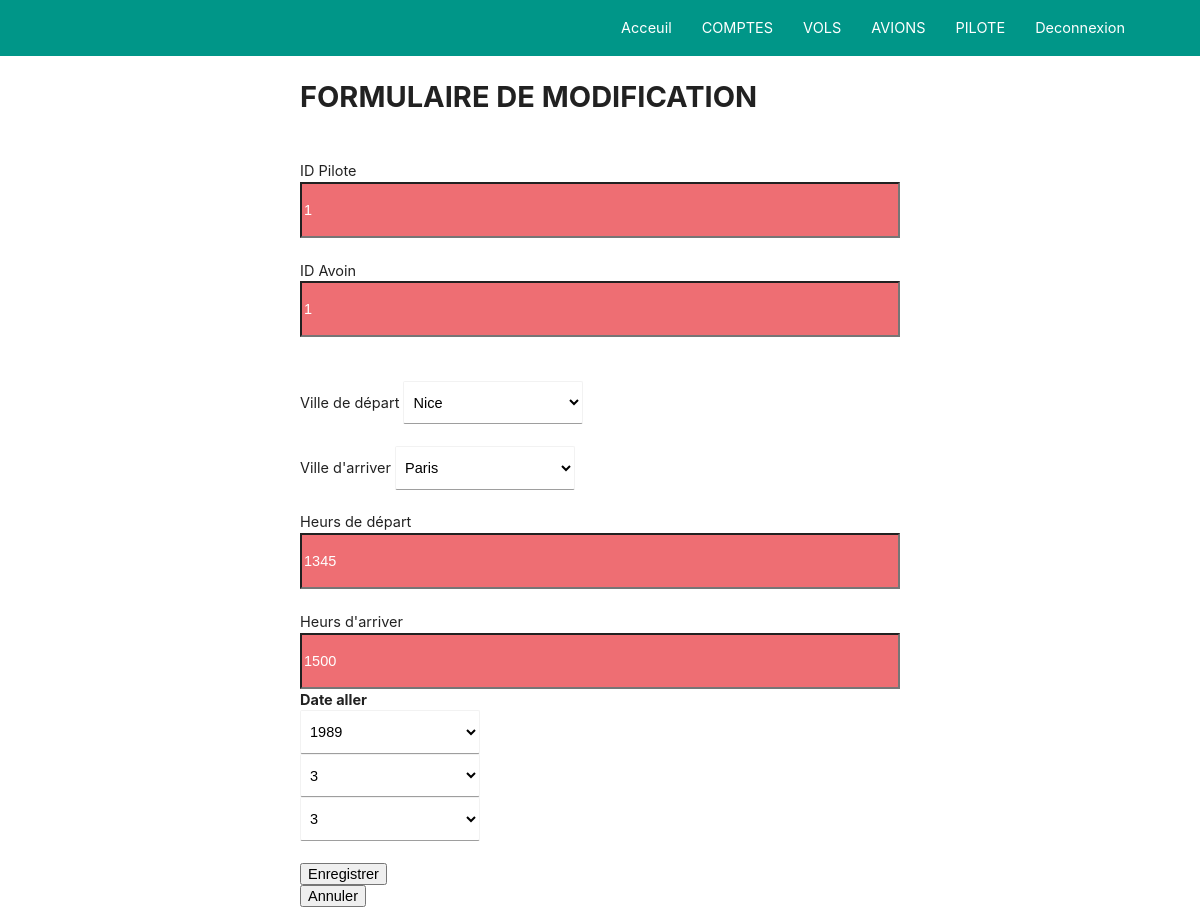
Page /admin/fiche_vol.php?id=100 (signed in) on the committed database.
### tables this page shows
CREATE TABLE `vol` (
  `idvol` int(11) NOT NULL,
  `idpil` int(11) DEFAULT NULL,
  `idav` int(11) DEFAULT NULL,
  `villedep` varchar(40) DEFAULT NULL,
  `villearr` varchar(40) DEFAULT NULL,
  `hdep` varchar(40) DEFAULT NULL,
  `harr` varchar(40) DEFAULT NULL,
  `dat` date DEFAULT NULL
);

### admin/fiche_vol.php (the view, shortened to what this page needs)
<?php
$id_vol = $_GET['id'];
require_once "../connexion_db/conn_db.php";
$requete = "SELECT  *  FROM vol  WHERE idvol = $id_vol";
$infos_brutes = mysqli_query($db, $requete) or die("Une erreur est survenue  durant l'exécution de la requête: ".mysqli_error());
$infos_vol = mysqli_fetch_assoc($infos_brutes);
$result = mysqli_query($db, "SELECT idvol,villedep,villearr FROM vol") or die("Erreur dans la récupération des données : ". mysqli_error());
     $villes = mysqli_fetch_all($result, MYSQLI_ASSOC);
?>
<link rel="stylesheet" type="text/css" href="../style.css">
<?php
include "navigation.php";
?>
<form action="modif_vol.php?" method="POST">
    <h1>FORMULAIRE DE MODIFICATION</h1>
    <br>
    <div>
        <label for="prenom">ID Pilote</label>
        <input type="number" name="idpil" value="<?php echo $infos_vol['idpil']; ?>">
    </div>
    <br>
    <div>
        <label for="nom">ID Avoin</label>
        <input type="number" name="idav" value="<?php echo $infos_vol['idav']; ?>">
    </div>
    <br>
    <br>
    <div>
        <label for="depart">Ville de départ</label>
        <select name="villedep">
            <?php foreach($villes as $ville) : ?>
                <option <?php if($infos_vol['villedep'] == $ville['villedep']) echo "selected"; ?> value="<?php echo $ville['villedep']?>">
                    <?php echo $ville['villedep']; ?>
                </option>
            <?php endforeach; ?>
        </select>
    </div>
    <br>
        <div>
        <label for="arriver">Ville d'arriver</label>
        <select name="villearr">
            <?php foreach($villes as $ville) : ?>
                <option <?php if($infos_vol['villearr'] == $ville['villearr']) echo "selected"; ?> value="<?php echo $ville['villearr']?>">
                    <?php echo $ville['villearr']; ?>
                </option>
            <?php endforeach; ?>
        </select>
    </div>
    <br>
        <div>
            <label for="">Heurs de départ</label>
            <input type="number" name="hdep" value="<?php echo $infos_vol['hdep']; ?>">
        </div><br>
        <div>
            <label for="">Heurs d'arriver</label>
            <input type="number" name="harr" value="<?php echo $infos_vol['harr']; ?>">
        </div>
            <div class="destination">
            <label><b>Date aller</b></label><br>
            <div class="date">
                <select name="annee_dep" required>
                    <?php
                    $tab=explode('-',$infos_vol['dat']);
                    $annee = (int)$tab[0];?>
                      <option value="<?php echo "$annee" ?>">
                    <?php echo "$annee";?> </option>
                </select required>
            </div>
            <div class="date">
                <select name="mois_dep" required>
                   <?php
                    $tab=explode('-',$infos_vol['dat']);
                    $mois = (int)$tab[1];?>
                      <option value="<?php echo "$mois" ?>">
                    <?php echo "$mois";?> </option>
                </select required>
            </div>
            <div class="date">
                <select name="jour_dep" required>
                    <?php
                    $tab=explode('-',$infos_vol['dat']);
                    $jour = (int)$tab[2];?>
                      <option value="<?php echo "$jour" ?>">
                    <?php echo "$jour";?> </option>
                </select required>
            </div>
    </div>
    <br>
    <div>
        <input type="submit" name="enregistrer" value="Enregistrer">
        <br>
        <input type="submit" name="annuler" value="Annuler">
    </div>
</form>

### style.css (style rules this page uses)
button,input,select { font-family:sans-serif;font-size:100%;line-height:1.15;margin:0 }
input:not([type]),input[type=text]:not(.browser-default),input[type=password]:not(.browser-default),input[type=email]:not(.browser-default),input[type=url]:not(.browser-default),input[type=time]:not(.browser-default),input[type=date]:not(.browser-default),input[type=datetime]:not(.browser-default),input[type=datetime-local]:not(.browser-default),input[type=tel]:not(.browser-default),input[type=number]:not(.browser-default),input[type=search]:not(.browser-default), nav { color:#fff;background-color:#ee6e73;width:100%;height:56px;line-height:56px }
select { background-color:rgba(255,255,255,0.9);width:30%;padding:5px;border:1px solid #f2f2f2;border-radius:2px;border-bottom:1px solid #9e9e9e; height:3rem }

### admin/fiche_vol.php (style rules this page uses)
form { width: 600px; height: 600px; margin-left:300px; }

### rows in the picture
vol: idpil "1", idav "1", villedep "Nice", villearr "Paris", hdep "1345", harr "1500", annee_dep "1989", mois_dep "3", jour_dep "3"
